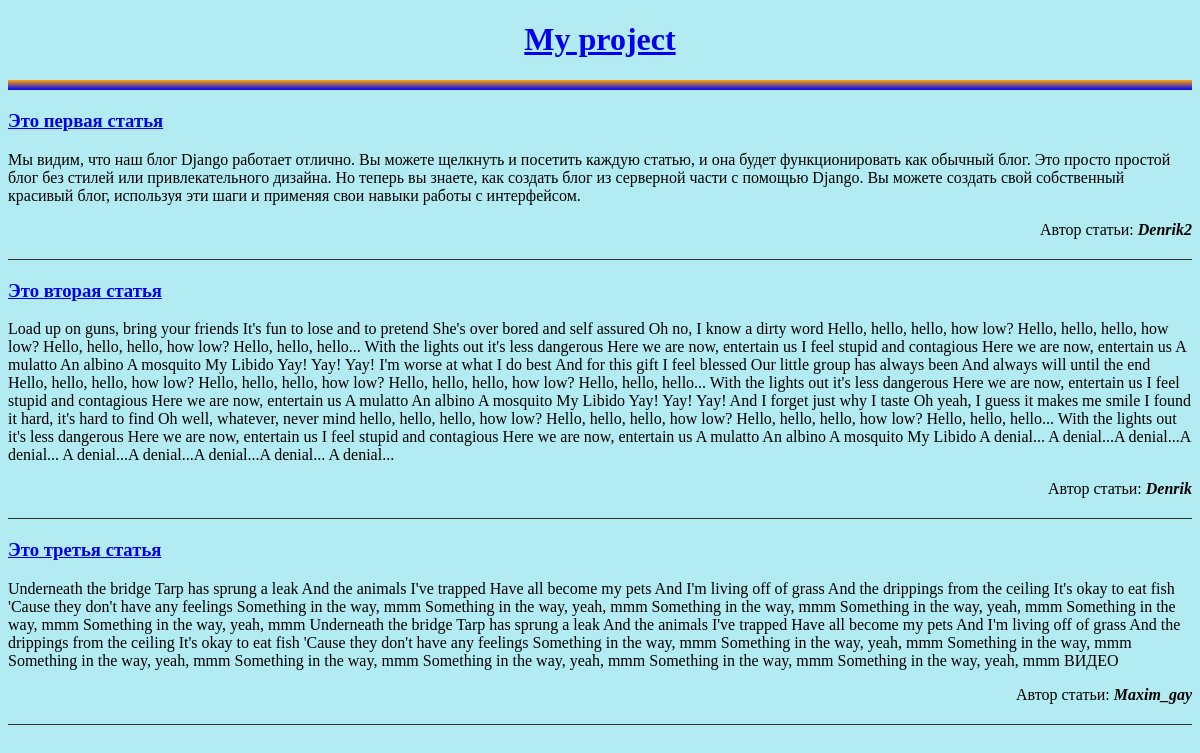
The page / on the database its author committed.
### articles/models.py (models this page shows, shortened)
class Article(models.Model):  # creating articles
    author = models.ForeignKey('auth.User', on_delete=models.CASCADE, )
    title = models.CharField(max_length=100)
    body = models.TextField()

### articles/views.py (the view)
# urls.py: path('', views.ArticleListView.as_view(), name='home'),
class ArticleListView(ListView):
    model = Article
    template_name = 'home.html'

### templates/home.html (shortened to what this page needs)
{% load static %}
<!DOCTYPE html>
<html lang="en">
<head>
    <link rel="stylesheet" href="{% static 'css/style.css' %}">
</head>
<body>
<header>
    <h1><a href="/">My project</a></h1>
    <hr class="hr-vertical-gradient">
</header>
<div class="container">
    {% block content %}
    {% for i in object_list %}
    <div class="article">
        <h3><a href="{% url 'detail' i.pk %}">{{ i.title }}</a></h3>
        <p>{{ i.body }}</p>
        <p class="author">Автор статьи: <em><b>{{i.author}}</b></em></p>
        <hr class="hr-line">
    </div>
    {% endfor %}
    {% endblock content %}
</div>
</body>
</html>

### static/css/style.css (style rules this page uses)
body { background-color: #b2ebf2; }
header { text-align: center; }
.hr-vertical-gradient { margin: 20px 0; padding: 0; height: 10px; border: none; background: linear-gradient(180deg, orange, blue); }
.hr-line { margin: 20px 0; padding: 0; height: 0; border: none; border-top: 1px solid #333; }
.author { text-align: right; }

### rows shown on the page
Article: title "Это первая статья", body "Мы видим, что наш блог Django работает отлично. Вы можете щелкнуть и посетить каждую статью, и она будет функционировать как обычный блог. Это просто простой блог без стилей или привлекательного дизайна. Но теперь вы знаете, как создать блог из серверной части с помощью Django. Вы можете создать свой собственный красивый блог, используя эти шаги и применяя свои навыки работы с интерфейсом.", author "Denrik2"
Article: title "Это вторая статья", body "Load up on guns, bring your friends It's fun to lose and to pretend She's over bored and self assured Oh no, I know a dirty word Hello, hello, hello, how low? Hello, hello, hello, how low? Hello, hello, hello, how low? Hello, hello, hello... With the lights out it's less dangerous Here we are now, entertain us I feel stupid and contagious Here we are now, entertain us A mulatto An albino A mosquito My Libido Yay! Yay! Yay! I'm worse at what I do best And for this gift I feel blessed Our little group has always been And always will until the end Hello, hello, hello, how low? Hello, hello, hello, how low? Hello, hello, hello, how low? Hello, hello, hello... With the lights out it's less…", author "Denrik"
Article: title "Это третья статья", body "Underneath the bridge Tarp has sprung a leak And the animals I've trapped Have all become my pets And I'm living off of grass And the drippings from the ceiling It's okay to eat fish 'Cause they don't have any feelings Something in the way, mmm Something in the way, yeah, mmm Something in the way, mmm Something in the way, yeah, mmm Something in the way, mmm Something in the way, yeah, mmm Underneath the bridge Tarp has sprung a leak And the animals I've trapped Have all become my pets And I'm living off of grass And the drippings from the ceiling It's okay to eat fish 'Cause they don't have any feelings Something in the way, mmm Something in the way, yeah, mmm Something in the way, mmm…", author "Maxim_gay"
